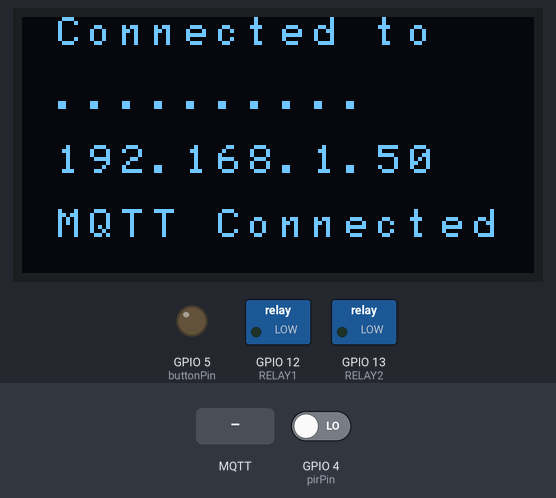
A sketch run on a simulated ESP8266 (NodeMCU). Shown: 128×64 one-colour display, switched loads named in the sketch (green lamp = pin HIGH), output pins drawn as LEDs (lit = HIGH). Wiring (inferred from the names in the program): SSD1306 OLED at I2C address 0x3C. The inputs (shaded band) are chosen by the test bench; at power-on: GPIO 4 (pirPin) LOW. WiFi joins after 1.5 s; servers stay silent unless stated; no MQTT or app messages arrive unless stated; what the sketch prints to the serial monitor is not drawn.

Above: at 16.7 s.
16.8 s: MQTT message "0" arrives on the first subscribed topic
At 17.6 s:
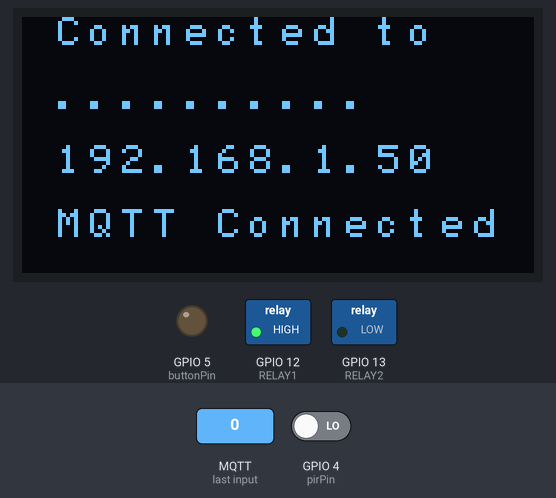
18.3 s: MQTT message "1" arrives on the second subscribed topic
At 18.9 s:
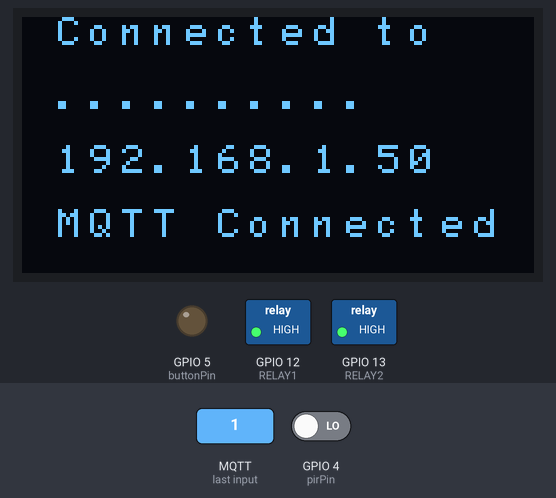
19.8 s: MQTT message "1" arrives on the first subscribed topic
At 20.2 s:
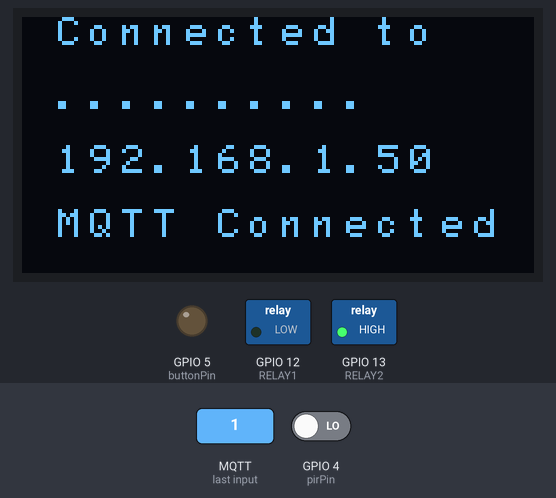
22.8 s: MQTT message "2" arrives on the first subscribed topic
At 24.0 s:
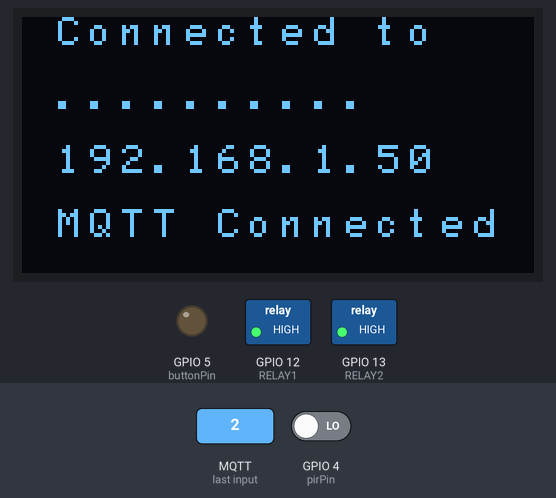
24.3 s: MQTT message "0" arrives on the second subscribed topic
At 25.5 s:
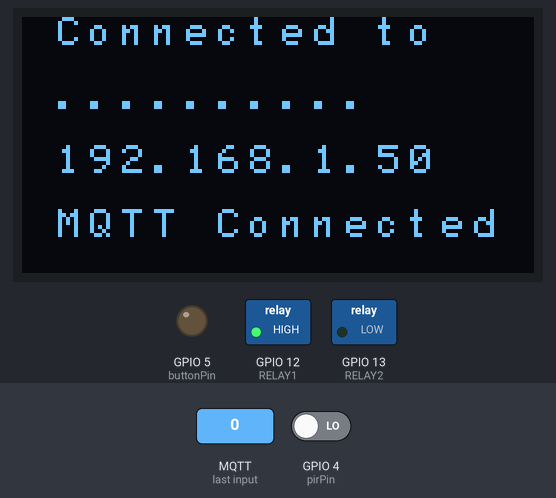
Timing chart, 0 to 26.8 s (numbered marks = the images above; inputs shaded):
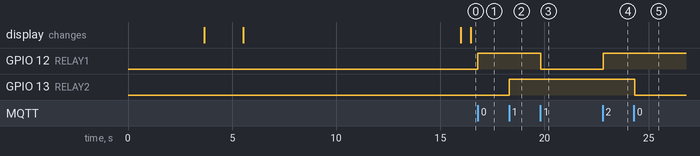

The sketch:

RELAY_DOOR_PIR_OLED.ino
```cpp
/*

Garage controller
Controls 2 relays, senses door open/closed, senses movement.
OLED can be connected to view current status.

-*-Relay-*-
On startup relay state is published to ON (Light connected on relay NC terminals)
Listens on TopicCOMRELAY1 and TopicCOMRELAY2 for ON/OFF command then updates state.

_*-Door-*-
When door opens/closes sate is published to TopicDOOR

-*-PIR-*-
When movement is sensed "open" sate is published to TopicPIR, After set time (pause) set back to "closed"


VOIDS
- Setup
- Loop
- callback
- setup_wifi
- reconnect
- PIR
- DoorOpen

*/

#include <ESP8266WiFi.h>
#include <PubSubClient.h>

// OLED Includes
#include <Wire.h>
#include "font.h"

// PIR DEFINES //

// Change Topic to the topic you want to control
const char* TopicPIR = "/room/pir/";

// the time we give the sensor to calibrate (10-60 secs according to the datasheet)
// int calibrationTime = 30;
int calibrationTime = 10;

// the time when the sensor outputs a low impulse
long unsigned int lowIn;

// the amount of milliseconds the sensor has to be low
// before we assume all motion has stopped
long unsigned int pause = 5000;

boolean lockLow = true;
boolean takeLowTime;

int pirPin = 4;    // the digital pin connected to the PIR sensor's output


// DOOR DEFINES //

// Change Topic to the topic you want to control
const char* TopicDOOR = "/room/door/";

int buttonPin = 5;
boolean currentState = LOW;// stroage for current button state
boolean lastState = LOW;// storage for last button state
boolean doorState = LOW;// storage for the current state of the LED (off/on)

// OLED DEFINES //

#define OLED_address  0x3C  // OLED I2C bus address
char buffer[20];
extern "C" {
#include "user_interface.h"
}

// PIN Defines //
int RELAY1 = 12;
int RELAY2 = 13;

// WiFi DEFINES //

char* ssid = "..........";           // Router SSID
char* password = "..........";       // Router Passcode
char* server = "..........";         // Mosquitto Server IP

// Topic Defines //
char* TopicCOMRELAY1 = "/gar/relay/1/com/";
char* TopicCOMRELAY2 = "/gar/relay/2/com/";
char* TopicSTATERELAY1 = "/gar/relay/1/state/";
char* TopicSTATERELAY2 = "/gar/relay/2/state/";

char* outTopic = "/DEBUG/";


WiFiClient espClient;
PubSubClient client(espClient);

long lastMsg = 0;
char msg[50];
int value = 0;

void setup() {
  pinMode(RELAY1, OUTPUT);     // Initialize the RELAY pin as an output
  pinMode(RELAY2, OUTPUT);     // Initialize the RELAY pin as an output
  Serial.begin(9600);

 // Initialize I2C and OLED Display
  Wire.pins(0, 2); // SDA - GPIO0 - D3 _ SCL GPIO2 - D4
  Wire.begin();
  StartUp_OLED(); // Init Oled and fire up!
  Serial.println("OLED Init...");

  clear_display();
  sendStrXY("PAULHAM",0,5); // 16 Character max per line with font set
  sendStrXY("Home Automation",2,1);
  sendStrXY("RELAY DOOR PIR",4,1);
  sendStrXY("START-UP ....  ",6,1);

  delay(2000);
  Serial.println("Setup done");

  setup_wifi();
  client.setServer(server, 1883);
  client.setCallback(callback);

  // PIR SETUP
//give the sensor some time to calibrate
  Serial.print("calibrating sensor ");
    for(int i = 0; i < calibrationTime; i++){
      Serial.print(".");
      delay(1000);
      }
    Serial.println(" done");
    Serial.println("SENSOR ACTIVE");
    delay(50);

    // DOOR SETUP
pinMode(buttonPin, INPUT);
  digitalWrite(buttonPin, HIGH);
    pinMode(buttonPin, OUTPUT);
  digitalWrite(buttonPin, LOW);

  // Publish Relay1 ON start up
client.publish(TopicSTATERELAY1,"ON");
}

void loop() {

  if (!client.connected()) {
    reconnect();
  }
  client.loop();
  PIR();
DoorOpen();
  }


void setup_wifi() {

  delay(10);
  // We start by connecting to a WiFi network
  Serial.println();
  Serial.print("Connecting to ");
  Serial.println(ssid);

  clear_display();
  sendStrXY("Connecting to:",2,1);
  sendStrXY((ssid),4,1);

  WiFi.begin(ssid, password);

  while (WiFi.status() != WL_CONNECTED) {
    delay(500);
    Serial.print(".");
  }

  Serial.println("");
  Serial.println("WiFi connected");
  Serial.println("IP address: ");
  Serial.println(WiFi.localIP());

  clear_display();
  IPAddress ip = WiFi.localIP(); // // Convert IP Here
  String ipStr = String(ip[0]) + '.' + String(ip[1]) + '.' + String(ip[2]) + '.' + String(ip[3]);
  ipStr.toCharArray(buffer, 20);
  sendStrXY("Connected to",0,1);
  sendStrXY((ssid),2,1);
  sendStrXY((buffer),4,1); //Print IP address to LCD

}

void reconnect() {
  // Loop until we're reconnected
  while (!client.connected()) {
    Serial.println("Attempting MQTT connection...");
    // Attempt to connect

  clear_display();
  sendStrXY("Connected to",0,1);
  sendStrXY((ssid),2,1);
  sendStrXY((buffer),4,1); //Print IP address to LCD
  sendStrXY("Connecting MQTT",6,1);

    if (client.connect("RelayDoorPirOLED")) {     // ***NEEDS TO BE UNIQUE***
      Serial.println("MQTT Connected");
      Serial.println("MQTT Connected");
      // Once connected, publish an announcement...
      client.publish(outTopic, "ESP RelayDoorPirOLED Connected");
      // ... and resubscribe
      client.subscribe(TopicCOMRELAY1);
      client.subscribe(TopicCOMRELAY2);

  clear_display();
  IPAddress ip = WiFi.localIP(); // // Convert IP Here
  String ipStr = String(ip[0]) + '.' + String(ip[1]) + '.' + String(ip[2]) + '.' + String(ip[3]);
  ipStr.toCharArray(buffer, 20);
  sendStrXY("Connected to",0,1);
  sendStrXY((ssid),2,1);
  sendStrXY((buffer),4,1); //Print IP address to LCD
  sendStrXY("MQTT Connected",6,1);

    } else {
      Serial.print("failed, rc=");
      Serial.print(client.state());
      Serial.println(" try again in 5 seconds");

  clear_display();
  IPAddress ip = WiFi.localIP(); // // Convert IP Here
  String ipStr = String(ip[0]) + '.' + String(ip[1]) + '.' + String(ip[2]) + '.' + String(ip[3]);
  ipStr.toCharArray(buffer, 20);
  sendStrXY("Connected to",0,1);
  sendStrXY((ssid),2,1);
  sendStrXY((buffer),4,1); //Print IP address to LCD
  sendStrXY("MQTT FAIlED",6,1);

      // Wait 5 seconds before retrying
      delay(5000);
    }
   if(digitalRead(RELAY1) == LOW){
      client.publish(TopicSTATERELAY1,"ON");
      }
  }
}

void PIR()
{
   if (client.connect("arduinoClient"))
  {
     if(digitalRead(pirPin) == HIGH){
       if(lockLow){
         // makes sure we wait for a transition to LOW before any further output is made:
         lockLow = false;
         Serial.println("---");
         Serial.print("motion detected at ");
         Serial.print(millis()/1000);
         Serial.println(" sec");
         client.publish(TopicPIR,"OPEN");

         delay(50);
         }
         takeLowTime = true;
       }

     if(digitalRead(pirPin) == LOW){

       if(takeLowTime){
        lowIn = millis();          // save the time of the transition from high to LOW
        takeLowTime = false;       // make sure this is only done at the start of a LOW phase
        }
       // if the sensor is low for more than the given pause,
       // we assume that no more motion is going to happen
       if(!lockLow && millis() - lowIn > pause){
           // makes sure this block of code is only executed again after
           // a new motion sequence has been detected
           lockLow = true;
           Serial.print("motion ended at ");
           Serial.print((millis() - pause)/1000);
           Serial.println(" sec");
           client.publish(TopicPIR,"CLOSED");
           delay(50);
           }
       }
     }
  }

void DoorOpen()
{
  //client.loop();
  currentState = digitalRead(buttonPin);

if (currentState != lastState){

  if (currentState == HIGH){
      delay(100);//crude form of button debouncing
      Serial.println("Closed");
      client.publish(TopicDOOR,"CLOSED");
    }

    else
    {
      delay(100);//crude form of button debouncing
      Serial.println("Open");
      doorState = HIGH;
      client.publish(TopicDOOR,"OPEN");
    }
    }
lastState = currentState;
}

void callback(char* topic, byte* payload, unsigned int length) {
  Serial.print("Message arrived [");
  //Serial.print(inTopic);
  Serial.print("] ");
  for (int i = 0; i < length; i++) {
    Serial.print((char)payload[i]);
  }

  Serial.println();

  // Switch on the RELAY if an 1 was received as first character
    if (strcmp(topic,TopicCOMRELAY1)==0) {
  if ((char)payload[0] == '1') {
    digitalWrite(RELAY1, LOW);
    client.publish(TopicSTATERELAY1,"ON");

  } else {
    digitalWrite(RELAY1, HIGH);
    client.publish(TopicSTATERELAY1,"OFF");
  }

    }

  // Switch on the RELAY if an 1 was received as first character
    if (strcmp(topic,TopicCOMRELAY2)==0) {
  if ((char)payload[0] == '1') {
    digitalWrite(RELAY2, HIGH);
    client.publish(TopicSTATERELAY2,"ON");

  } else {
    digitalWrite(RELAY2, LOW);
    client.publish(TopicSTATERELAY2,"OFF");
  }

}
}
```

OLED_MOD.ino
```cpp
/*
------------------------------------------------------------------------------------
                     Credits to Mike Rankin for OLED routines...
------------------------------------------------------------------------------------
*/

static void reset_display(void)
{
  displayOff();
  clear_display();
  displayOn();
}

/*
------------------------------------------------------------------------------------
              Simple sub routine added to get OLED up and running
------------------------------------------------------------------------------------
*/
void StartUp_OLED()
{


  init_OLED();
  reset_display();
  displayOff();
  setXY(0,0);
  clear_display();
  displayOn();


}


//==========================================================//
// Turns display on.
void displayOn(void)
{
    sendcommand(0xaf);        //display on
}

//==========================================================//
// Turns display off.
void displayOff(void)
{
  sendcommand(0xae);		//display off
}

//==========================================================//
// Clears the display by sendind 0 to all the screen map.
static void clear_display(void)
{
  unsigned char i,k;
  for(k=0;k<8;k++)
  {
    setXY(k,0);
    {
      for(i=0;i<128;i++)     //clear all COL
      {
        SendChar(0);         //clear all COL
      }
    }
  }
}


//==========================================================//
// Actually this sends a byte, not a char to draw in the display.
// Display's chars uses 8 byte font the small ones and 96 bytes
// for the big number font.
static void SendChar(unsigned char data)
{
  Wire.beginTransmission(OLED_address); // begin transmitting
  Wire.write(0x40);//data mode
  Wire.write(data);
  Wire.endTransmission();    // stop transmitting
}

//==========================================================//
// Prints a display char (not just a byte) in coordinates X Y,
// being multiples of 8. This means we have 16 COLS (0-15)
// and 8 ROWS (0-7).
static void sendCharXY(unsigned char data, int X, int Y)
{
  //if (interrupt && !doing_menu) return; // Stop printing only if interrupt is call but not in button functions

  setXY(X, Y);
  Wire.beginTransmission(OLED_address); // begin transmitting
  Wire.write(0x40);//data mode

  for(int i=0;i<8;i++)
    Wire.write(pgm_read_byte(myFont[data-0x20]+i));

  Wire.endTransmission();    // stop transmitting
}

//==========================================================//
// Used to send commands to the display.
static void sendcommand(unsigned char com)
{
  Wire.beginTransmission(OLED_address);     //begin transmitting
  Wire.write(0x80);                          //command mode
  Wire.write(com);
  Wire.endTransmission();                    // stop transmitting
}

//==========================================================//
// Set the cursor position in a 16 COL * 8 ROW map.
static void setXY(unsigned char row,unsigned char col)
{
  sendcommand(0xb0+row);                //set page address
  sendcommand(0x00+(8*col&0x0f));       //set low col address
  sendcommand(0x10+((8*col>>4)&0x0f));  //set high col address
}


//==========================================================//
// Prints a string regardless the cursor position.
static void sendStr(unsigned char *string)
{
  unsigned char i=0;
  while(*string)
  {
    for(i=0;i<8;i++)
    {
      SendChar(pgm_read_byte(myFont[*string-0x20]+i));
    }
    *string++;
  }
}

//==========================================================//
// Prints a string in coordinates X Y, being multiples of 8.
// This means we have 16 COLS (0-15) and 8 ROWS (0-7).
static void sendStrXY( char *string, int X, int Y)
{
  setXY(X,Y);
  unsigned char i=0;
  while(*string)
  {
    for(i=0;i<8;i++)
    {
      SendChar(pgm_read_byte(myFont[*string-0x20]+i));
    }
    *string++;
  }
}


//==========================================================//
// Inits oled and draws logo at startup
static void init_OLED(void)
{
  sendcommand(0xae);		//display off
  sendcommand(0xa6);            //Set Normal Display (default)
    // Adafruit Init sequence for 128x64 OLED module
    sendcommand(0xAE);             //DISPLAYOFF
    sendcommand(0xD5);            //SETDISPLAYCLOCKDIV
    sendcommand(0x80);            // the suggested ratio 0x80
    sendcommand(0xA8);            //SSD1306_SETMULTIPLEX
    sendcommand(0x3F);
    sendcommand(0xD3);            //SETDISPLAYOFFSET
    sendcommand(0x0);             //no offset
    sendcommand(0x40 | 0x0);      //SETSTARTLINE
    sendcommand(0x8D);            //CHARGEPUMP
    sendcommand(0x14);
    sendcommand(0x20);             //MEMORYMODE
    sendcommand(0x00);             //0x0 act like ks0108

    //sendcommand(0xA0 | 0x1);      //SEGREMAP   //Rotate screen 180 deg
    sendcommand(0xA0);

    //sendcommand(0xC8);            //COMSCANDEC  Rotate screen 180 Deg
    sendcommand(0xC0);

    sendcommand(0xDA);            //0xDA
    sendcommand(0x12);           //COMSCANDEC
    sendcommand(0x81);           //SETCONTRAS
    sendcommand(0xCF);           //
    sendcommand(0xd9);          //SETPRECHARGE
    sendcommand(0xF1);
    sendcommand(0xDB);        //SETVCOMDETECT
    sendcommand(0x40);
    sendcommand(0xA4);        //DISPLAYALLON_RESUME
    sendcommand(0xA6);        //NORMALDISPLAY

  clear_display();
  sendcommand(0x2e);            // stop scroll
  //----------------------------REVERSE comments----------------------------//
  //  sendcommand(0xa0);		//seg re-map 0->127(default)
  //  sendcommand(0xa1);		//seg re-map 127->0
  //  sendcommand(0xc8);
  //  delay(1000);
  //----------------------------REVERSE comments----------------------------//
  // sendcommand(0xa7);  //Set Inverse Display
  // sendcommand(0xae);		//display off
  sendcommand(0x20);            //Set Memory Addressing Mode
  sendcommand(0x00);            //Set Memory Addressing Mode ab Horizontal addressing mode
  // sendcommand(0x02);         // Set Memory Addressing Mode ab Page addressing mode(RESET)

 //  setXY(0,0);
  // Display Logo here :)
//  for(int i=0;i<128*8;i++)     // show 128* 64 Logo
 // {
  //  SendChar(pgm_read_byte(logo+i));
 // }
 // sendcommand(0xaf);		//display on

 // delay(5000);
}


/*
------------------------------------------------------------------------------------
              Added to Mikes routine Draw routines
------------------------------------------------------------------------------------
*/


void Draw_WIFI()
{
   clear_display();
   setXY(0,0);
   // Display Logo here :)
   for(int i=0;i<128*8;i++)     // show 128* 64 Logo
   {
    SendChar(pgm_read_byte(WIFI1+i));
   }
   sendcommand(0xaf);		//display on
}


void Draw_WAVES()
{
   clear_display();
   setXY(0,0);
   // Display Logo here :)
   for(int i=0;i<128*8;i++)     // show 128* 64 Logo
   {
    SendChar(pgm_read_byte(rfwaves+i));
   }
   sendcommand(0xaf);		//display on
}


void Draw_LOCKED()
{
   clear_display();
   setXY(0,0);
   // Display Logo here :)
   for(int i=0;i<128*8;i++)     // show 128* 64 Logo
   {
    SendChar(pgm_read_byte(locked+i));
   }
   sendcommand(0xaf);		//display on
}
```

Source omitted: font.h (data table, 22754 bytes)

Measured:
- after the input at 16.8 s, GPIO 12 (RELAY1): LOW → HIGH at once
- after the input at 18.3 s, GPIO 13 (RELAY2): LOW → HIGH at once
- after the input at 19.8 s, GPIO 12 (RELAY1): HIGH → LOW at once
- after the input at 22.8 s, GPIO 12 (RELAY1): LOW → HIGH at once
- after the input at 24.3 s, GPIO 13 (RELAY2): HIGH → LOW at once
